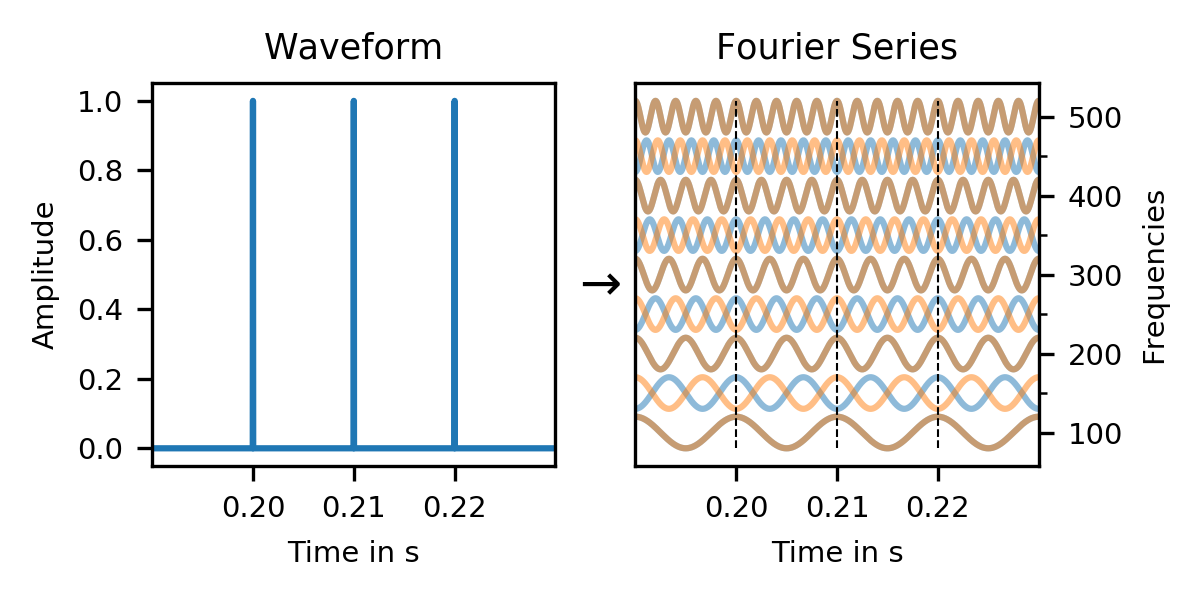

Write Python code to recreate this figure.
from matplotlib import pyplot
import numpy
import matplotlib

matplotlib.rcParams['font.size'] = 7

fig, (ax1, ax2) = pyplot.subplots(ncols=2, sharex=True, figsize=[4, 2])

samplerate = 48000
blocksize = 2048
hopsize = 128

signal = numpy.zeros(samplerate) + 1e-10
signal[int(samplerate * 0.2)] = 1
signal[int(samplerate * 0.21)] = 1
signal[int(samplerate * 0.22)] = 1

time = numpy.arange(samplerate)/samplerate
ax1.plot(time, signal)
ax1.set(xlim=[0.19, 0.23])
ax1.set(ylabel='Amplitude', xlabel='Time in s', title='Waveform')

for idx, f in enumerate(numpy.arange(100, 550, 50)):
    ax2.plot(time, 0.02*numpy.cos(time*numpy.pi*2*f + numpy.pi*2*f*0.2)+idx/20, color='C0', alpha=0.5)
for idx, f in enumerate(numpy.arange(100, 550, 50)):
    ax2.plot(time, 0.02*numpy.cos(time*numpy.pi*2*f + numpy.pi*2*f*0.21)+idx/20, color='C1', alpha=0.5)
ax2.plot([0.2, 0.2], [-0.02, 0.42], linestyle='--', color='black', linewidth=0.5)
ax2.plot([0.21, 0.21], [-0.02, 0.42], linestyle='--', color='black', linewidth=0.5)
ax2.plot([0.22, 0.22], [-0.02, 0.42], linestyle='--', color='black', linewidth=0.5)

ax2.set(xlim=[0.19, 0.23])
ax2.set(ylabel='Frequencies', xlabel='Time in s', title='Fourier Series')
ax2.set(yticks=numpy.arange(0, 0.45, 0.1), yticklabels=numpy.arange(100, 550, 100))
ax2.set_yticks(numpy.arange(0, 0.45, 0.05), minor=True)
ax2.yaxis.tick_right()
ax2.yaxis.set_label_position("right")
ax2.set(xticks=[0.2, 0.21, 0.22])

ax1.annotate("→", (0.5, 0.5), xycoords='figure fraction',
             horizontalalignment='center', fontsize='xx-large')

fig.tight_layout()

fig.savefig(__file__[:-3] + '.png', dpi=300)
